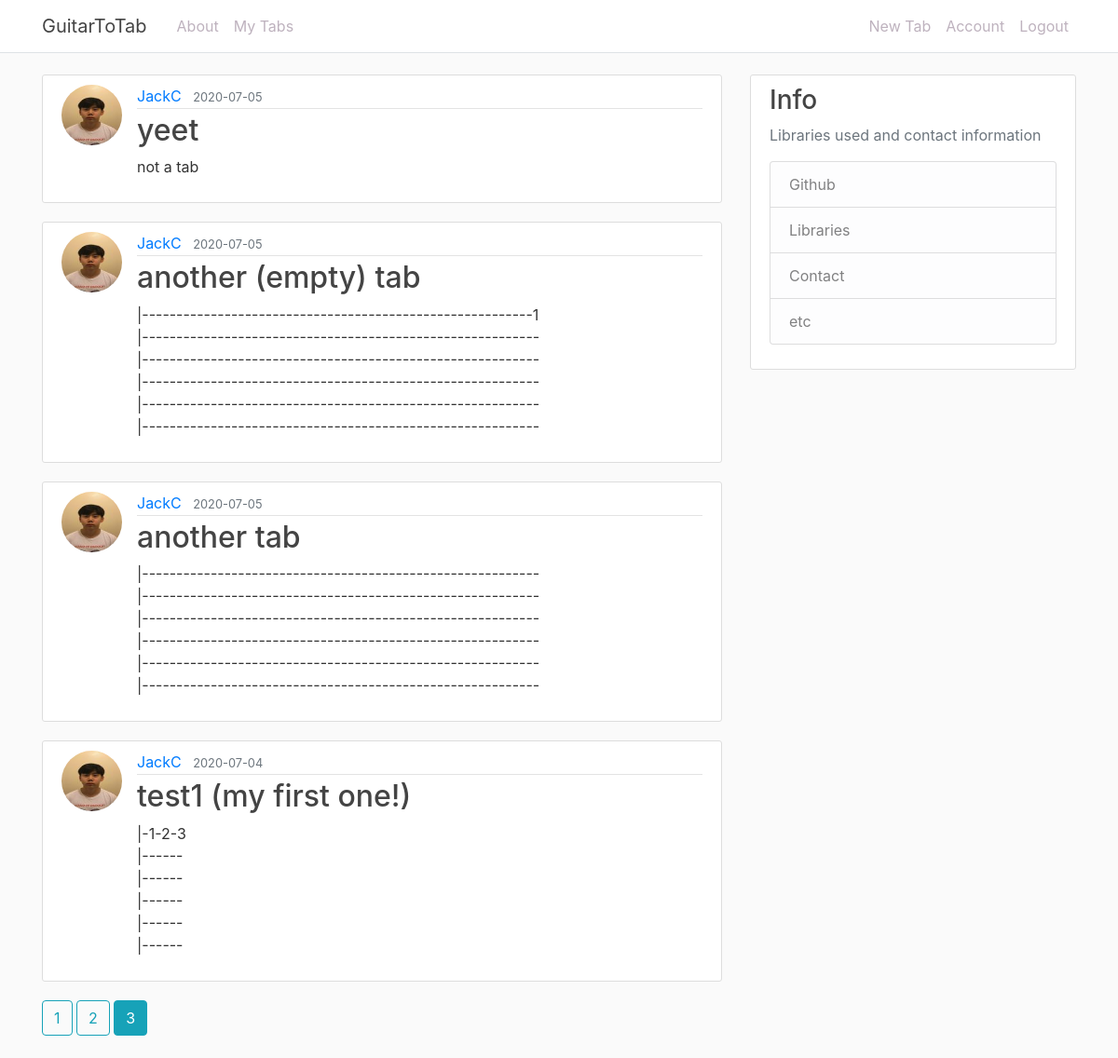
The app's page /my_tabs?page=3 (signed in) with its own data.
### guitartotab/models.py (models this page shows, shortened)
class Tab(db.Model):
    id = db.Column(db.Integer, primary_key=True)
    title = db.Column(db.String(100), nullable=False)
    date_posted = db.Column(db.DateTime, nullable=False, default=datetime.utcnow)
    content = db.Column(db.Text, nullable=False)
    user_id = db.Column(db.Integer, db.ForeignKey('user.id'), nullable=False)

class User(db.Model, UserMixin):
    id = db.Column(db.Integer, primary_key=True)
    username = db.Column(db.String(20), unique=True, nullable=False)
    email = db.Column(db.String(120), unique=True, nullable=False)
    image_file = db.Column(db.String(20), nullable=False, default='default.jpg')
    password = db.Column(db.String(60), nullable=False)
    tabs = db.relationship('Tab', backref='author', lazy=True)

### guitartotab/main/routes.py (the view)
@main.route('/my_tabs')
@login_required
def my_tabs():
    page = request.args.get('page', 1, type=int)
    user = current_user
    tabs = Tab.query.filter_by(author=user).order_by(Tab.date_posted.desc()).paginate(page=page,per_page=5)
    return render_template('home.html', title='My Tabs', tabs=tabs)

### guitartotab/models.py (called while the page is built)
@login_manager.user_loader
def load_user(user_id):
    return User.query.get(int(user_id))

### guitartotab/templates/home.html
{% extends "base.html" %}
{% block content %}
    {% if tabs.items %}
      {% for tab in tabs.items %}
          <article class="media content-section">
            <img class="rounded-circle article-img" src="{{ url_for('static', filename='profile_pics/' + tab.author.image_file) }}">
            <div class="media-body">
              <div class="article-metadata">
                <a class="mr-2" href="#">{{ tab.author.username }}</a>
                <small class="text-muted">{{ tab.date_posted.strftime('%Y-%m-%d') }}</small>
              </div>
              <h2><a class="article-title" href="{{ url_for('tabs.tab', tab_id=tab.id) }}">{{ tab.title }}</a></h2>
              <p class="article-content">{{ tab.content }}</p>
            </div>
          </article>
      {% endfor %}
      {% for page_num in tabs.iter_pages(left_edge=1, right_edge=1, left_current=1, right_current=2) %}
          {% if page_num %}
            {% if tabs.page == page_num %}
              <a class="btn btn-info mb-4" href="{{ url_for('main.my_tabs', page=page_num) }}">{{ page_num }}</a>
            {% else %}
              <a class="btn btn-outline-info mb-4" href="{{ url_for('main.my_tabs', page=page_num) }}">{{ page_num }}</a>
            {% endif %}
          {% else %}
            ...
          {% endif %}
      {% endfor %}
    {% else %}
      <h1>There seem to be nothing here...</h1>
    {% endif %}
{% endblock content %}

### guitartotab/static/main.css (style rules this page uses)
body { background: #fafafa; color: #333333; margin-top: 5rem; font-family: -apple-system, BlinkMacSystemFont, 'Segoe UI', Roboto, Oxygen, Ubuntu, Cantarell, 'Open Sans', 'Helvetica Neue', sans-serif; }
h1, h2, h3, h4, h5, h6 { color: #444444; }
.content-section { background: #ffffff; padding: 10px 20px; border: 1px solid #dddddd; border-radius: 3px; margin-bottom: 20px; }
.article-title { color: #444444; }
.article-content { white-space: pre-line; }
.article-img { height: 65px; width: 65px; margin-right: 16px; }
.article-metadata { padding-bottom: 1px; margin-bottom: 4px; border-bottom: 1px solid #e3e3e3 }

### records on screen
Tab: image_file (picture), author.username "JackC", date_posted "2020-07-05", title "yeet", content "not a tab"
Tab: image_file (picture), author.username "JackC", date_posted "2020-07-05", title "another (empty) tab", content "|---------------------------------------------------------1 |---------------------------------------------------------- |---------------------------------------------------------- |---------------------------------------------------------- |---------------------------------------------------------- |----------------------------------------------------------"
Tab: image_file (picture), author.username "JackC", date_posted "2020-07-05", title "another tab", content "|---------------------------------------------------------- |---------------------------------------------------------- |---------------------------------------------------------- |---------------------------------------------------------- |---------------------------------------------------------- |----------------------------------------------------------"
Tab: image_file (picture), author.username "JackC", date_posted "2020-07-04", title "test1 (my first one!)", content "|-1-2-3 |------ |------ |------ |------ |------"

### other values on screen
{{ page_num }} "1" "2"
{{ page_num }} "3"
